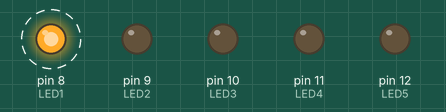
This sketch was run on a simulated Arduino Uno, built with avr-gcc and run on an emulated ATmega328P. On the bench: output pins drawn as LEDs (lit = HIGH). Dashed ring = blinking.

Above: at 0.2 s.
Timing chart, 0 to 3.0 s (numbered marks = the images above):
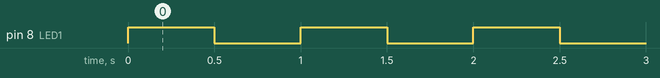

The sketch:

led_toggle_function.ino
```cpp
const int LED1 = 8;
const int LED2 = 9;
const int LED3 = 10;
const int LED4 = 11;
const int LED5 = 12;

void setup() {
pinMode (LED1, OUTPUT);
pinMode (LED2, OUTPUT);
pinMode (LED3, OUTPUT);
pinMode (LED4, OUTPUT);
pinMode (LED5, OUTPUT);
}

void loop() {
  ToggleLedHigh(LED1, 500); //LED1 will be sent to the 'lednumber' variable in the function called
  ToggleLedLow(LED1, 500); //respectively, 500 will be sent to the variable 'delayvalue'
}

//create functions that we can call in the 'main' code above
void ToggleLedHigh(int lednumber, int delayvalue)
{
  digitalWrite(lednumber, HIGH);
  delay(delayvalue);
}
void ToggleLedLow(int lednumber, int delayvalue)
{
  digitalWrite(lednumber, LOW);
  delay(delayvalue);
}
```

Measured:
- by itself, pin 8 (LED1): alternates HIGH for 0.50 s and LOW for 0.50 s
